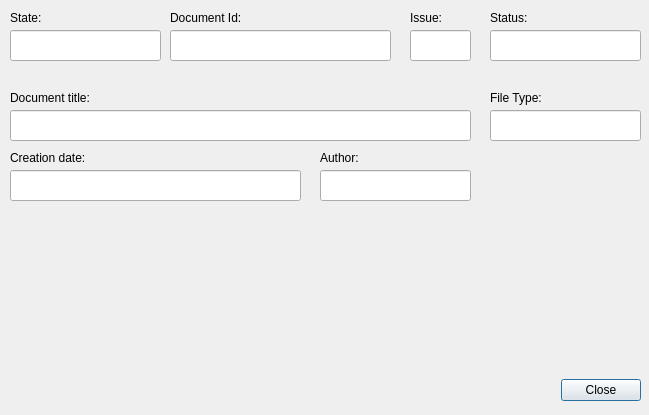
<ui version="4.0" >
 <class>Document_Info_Dialog</class>
 <widget class="QDialog" name="Document_Info_Dialog" >
  <property name="enabled" >
   <bool>true</bool>
  </property>
  <property name="geometry" >
   <rect>
    <x>0</x>
    <y>0</y>
    <width>649</width>
    <height>415</height>
   </rect>
  </property>
  <property name="windowTitle" >
   <string>Document Info</string>
  </property>
  <property name="modal" >
   <bool>true</bool>
  </property>
  <widget class="QDialogButtonBox" name="Document_Info_Confirm" >
   <property name="geometry" >
    <rect>
     <x>0</x>
     <y>370</y>
     <width>641</width>
     <height>41</height>
    </rect>
   </property>
   <property name="orientation" >
    <enum>Qt::Horizontal</enum>
   </property>
   <property name="standardButtons" >
    <set>QDialogButtonBox::Close</set>
   </property>
  </widget>
  <widget class="QLabel" name="label" >
   <property name="geometry" >
    <rect>
     <x>170</x>
     <y>10</y>
     <width>141</width>
     <height>16</height>
    </rect>
   </property>
   <property name="text" >
    <string>Document Id:</string>
   </property>
  </widget>
  <widget class="QLineEdit" name="document_title" >
   <property name="geometry" >
    <rect>
     <x>10</x>
     <y>110</y>
     <width>461</width>
     <height>31</height>
    </rect>
   </property>
  </widget>
  <widget class="QLabel" name="label_2" >
   <property name="geometry" >
    <rect>
     <x>10</x>
     <y>90</y>
     <width>111</width>
     <height>16</height>
    </rect>
   </property>
   <property name="text" >
    <string>Document title:</string>
   </property>
  </widget>
  <widget class="QLineEdit" name="document_id" >
   <property name="geometry" >
    <rect>
     <x>170</x>
     <y>30</y>
     <width>221</width>
     <height>31</height>
    </rect>
   </property>
   <property name="readOnly" >
    <bool>true</bool>
   </property>
  </widget>
  <widget class="QLineEdit" name="issue" >
   <property name="geometry" >
    <rect>
     <x>410</x>
     <y>30</y>
     <width>61</width>
     <height>31</height>
    </rect>
   </property>
   <property name="readOnly" >
    <bool>true</bool>
   </property>
  </widget>
  <widget class="QLineEdit" name="status" >
   <property name="geometry" >
    <rect>
     <x>490</x>
     <y>30</y>
     <width>151</width>
     <height>31</height>
    </rect>
   </property>
   <property name="readOnly" >
    <bool>true</bool>
   </property>
  </widget>
  <widget class="QLineEdit" name="author" >
   <property name="geometry" >
    <rect>
     <x>320</x>
     <y>170</y>
     <width>151</width>
     <height>31</height>
    </rect>
   </property>
   <property name="readOnly" >
    <bool>false</bool>
   </property>
  </widget>
  <widget class="QLineEdit" name="date" >
   <property name="geometry" >
    <rect>
     <x>10</x>
     <y>170</y>
     <width>291</width>
     <height>31</height>
    </rect>
   </property>
   <property name="readOnly" >
    <bool>true</bool>
   </property>
  </widget>
  <widget class="QLineEdit" name="state" >
   <property name="geometry" >
    <rect>
     <x>10</x>
     <y>30</y>
     <width>151</width>
     <height>31</height>
    </rect>
   </property>
   <property name="readOnly" >
    <bool>true</bool>
   </property>
  </widget>
  <widget class="QLabel" name="label_3" >
   <property name="geometry" >
    <rect>
     <x>490</x>
     <y>10</y>
     <width>141</width>
     <height>16</height>
    </rect>
   </property>
   <property name="text" >
    <string>Status:</string>
   </property>
  </widget>
  <widget class="QLabel" name="label_4" >
   <property name="geometry" >
    <rect>
     <x>410</x>
     <y>10</y>
     <width>61</width>
     <height>16</height>
    </rect>
   </property>
   <property name="text" >
    <string>Issue:</string>
   </property>
  </widget>
  <widget class="QLabel" name="label_5" >
   <property name="geometry" >
    <rect>
     <x>10</x>
     <y>10</y>
     <width>51</width>
     <height>16</height>
    </rect>
   </property>
   <property name="text" >
    <string>State:</string>
   </property>
  </widget>
  <widget class="QLabel" name="label_6" >
   <property name="geometry" >
    <rect>
     <x>320</x>
     <y>150</y>
     <width>111</width>
     <height>16</height>
    </rect>
   </property>
   <property name="text" >
    <string>Author:</string>
   </property>
  </widget>
  <widget class="QLabel" name="label_7" >
   <property name="geometry" >
    <rect>
     <x>10</x>
     <y>150</y>
     <width>111</width>
     <height>16</height>
    </rect>
   </property>
   <property name="text" >
    <string>Creation date:</string>
   </property>
  </widget>
  <widget class="QLineEdit" name="file_type" >
   <property name="geometry" >
    <rect>
     <x>490</x>
     <y>110</y>
     <width>151</width>
     <height>31</height>
    </rect>
   </property>
   <property name="readOnly" >
    <bool>false</bool>
   </property>
  </widget>
  <widget class="QLabel" name="label_8" >
   <property name="geometry" >
    <rect>
     <x>490</x>
     <y>90</y>
     <width>111</width>
     <height>16</height>
    </rect>
   </property>
   <property name="text" >
    <string>File Type:</string>
   </property>
  </widget>
 </widget>
 <resources/>
 <connections>
  <connection>
   <sender>Document_Info_Confirm</sender>
   <signal>rejected()</signal>
   <receiver>Document_Info_Dialog</receiver>
   <slot>close()</slot>
   <hints>
    <hint type="sourcelabel" >
     <x>316</x>
     <y>260</y>
    </hint>
    <hint type="destinationlabel" >
     <x>286</x>
     <y>274</y>
    </hint>
   </hints>
  </connection>
 </connections>
</ui>
